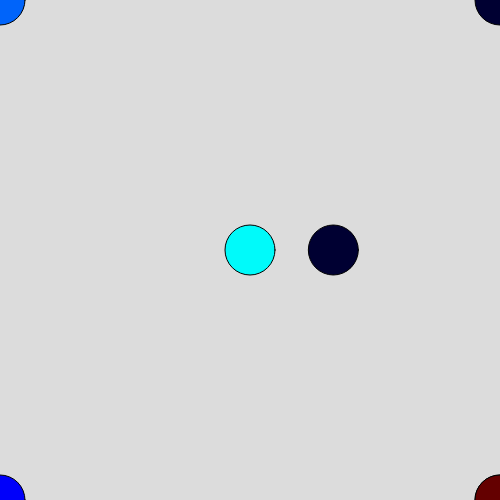
Frame 1 (no input)
Frame 60 (no input): identical to frame 1, image omitted
Frame 120 (the mouse pressed at the canvas centre since frame 60): identical to frame 1, image omitted

The p5.js sketch that drew this single still picture (run headless with seeded random() and noise() and a simulated clock; from frame 60 on, the mouse is pressed at the canvas centre):

// p5.js sketch
// ── sketch.js
// Basics of Drawing
// Ian Herperger
// sept 11. 2024
//
//2D primitives, colour, animation, mouse/keyboard events.



function setup() {
  //happens once, at *very* start
  createCanvas(500, 500);
}

function draw() {
  // when possible try
  // to keep draw() clean
  background(220);
  drawCircles();
  
}
function drawCircles(){
  // contains the code to
  // draw five circles
  fill(0, 100, 250); circle(0,0,50);fill(0, 250, 250); circle(width/2,height/2,50);fill(0, 200, 250); circle(width,height,50);fill(0, 0, 250); circle(0,height,50);fill(100, 0, 0); circle(width,height,50);fill(0, 0, 50); circle(width,0,50);
  circle(width*0.666666666666666666667,height/2,50)
}
